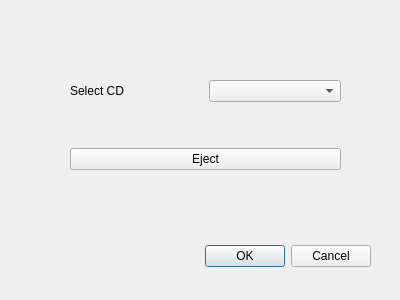
<?xml version="1.0" encoding="UTF-8"?>
<ui version="4.0">
    <class>DialogEject</class>
    <widget class="QDialog" name="DialogEject">
        <property name="geometry">
            <rect>
                <x>0</x>
                <y>0</y>
                <width>400</width>
                <height>300</height>
            </rect>
        </property>
        <property name="windowTitle">
            <string>Dialog</string>
        </property>
        <widget class="QDialogButtonBox" name="buttonBox">
            <property name="geometry">
                <rect>
                    <x>30</x>
                    <y>240</y>
                    <width>341</width>
                    <height>32</height>
                </rect>
            </property>
            <property name="orientation">
                <enum>Qt::Horizontal</enum>
            </property>
            <property name="standardButtons">
                <set>QDialogButtonBox::Cancel|QDialogButtonBox::Ok</set>
            </property>
        </widget>
        <widget class="QWidget" name="layoutWidget">
            <property name="geometry">
                <rect>
                    <x>70</x>
                    <y>40</y>
                    <width>271</width>
                    <height>171</height>
                </rect>
            </property>
            <layout class="QVBoxLayout" name="verticalLayout">
                <item>
                    <layout class="QHBoxLayout" name="horizontalLayout">
                        <item>
                            <widget class="QLabel" name="label">
                                <property name="text">
                                    <string>Select CD</string>
                                </property>
                            </widget>
                        </item>
                        <item>
                            <widget class="QComboBox" name="comboBox"/>
                        </item>
                    </layout>
                </item>
                <item>
                    <widget class="QPushButton" name="pushButton">
                        <property name="text">
                            <string>Eject</string>
                        </property>
                    </widget>
                </item>
            </layout>
        </widget>
    </widget>
    <resources/>
    <connections>
        <connection>
            <sender>buttonBox</sender>
            <signal>accepted()</signal>
            <receiver>DialogEject</receiver>
            <slot>accept()</slot>
            <hints>
                <hint type="sourcelabel">
                    <x>248</x>
                    <y>254</y>
                </hint>
                <hint type="destinationlabel">
                    <x>157</x>
                    <y>274</y>
                </hint>
            </hints>
        </connection>
        <connection>
            <sender>buttonBox</sender>
            <signal>rejected()</signal>
            <receiver>DialogEject</receiver>
            <slot>reject()</slot>
            <hints>
                <hint type="sourcelabel">
                    <x>316</x>
                    <y>260</y>
                </hint>
                <hint type="destinationlabel">
                    <x>286</x>
                    <y>274</y>
                </hint>
            </hints>
        </connection>
    </connections>
</ui>
